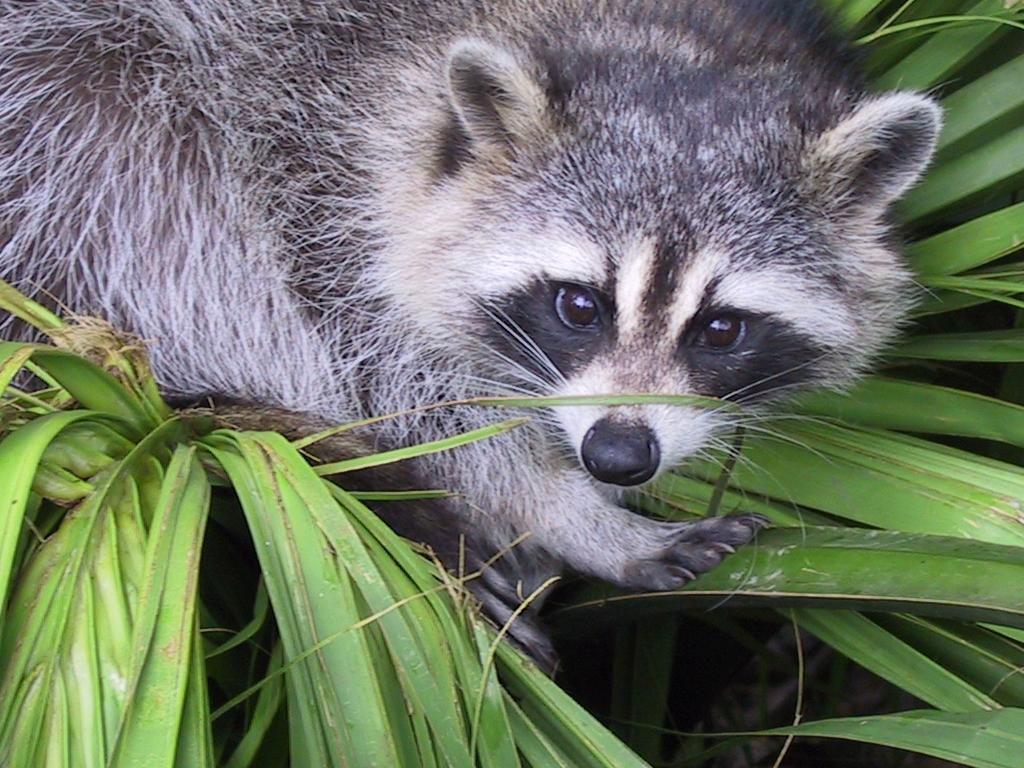
#> input picture day01/ex03/animal.jpeg, 1024 x 768 px
$ python zoom.py
#> lines starting #> are read from the running program, lines starting #| are printed output that depends on the picture; after the words box and inside, x2 and y2 are one past the last pixel; in counts of white or black regions, pixels touching at a corner belong together
from load_image import ft_load
import numpy as np
from PIL import Image, ImageDraw, ImageFont
import cv2

def ft_zoom(path: str) -> Image.Image:
#> called with path = 'animal.jpeg'
    img = Image.open(path)
#> img is the input picture: PIL image 1024x768 RGB; mean R, G, B 110.7, 117.7, 102.1
    # make it black and white
    bw_cropped_img = img.convert('L')
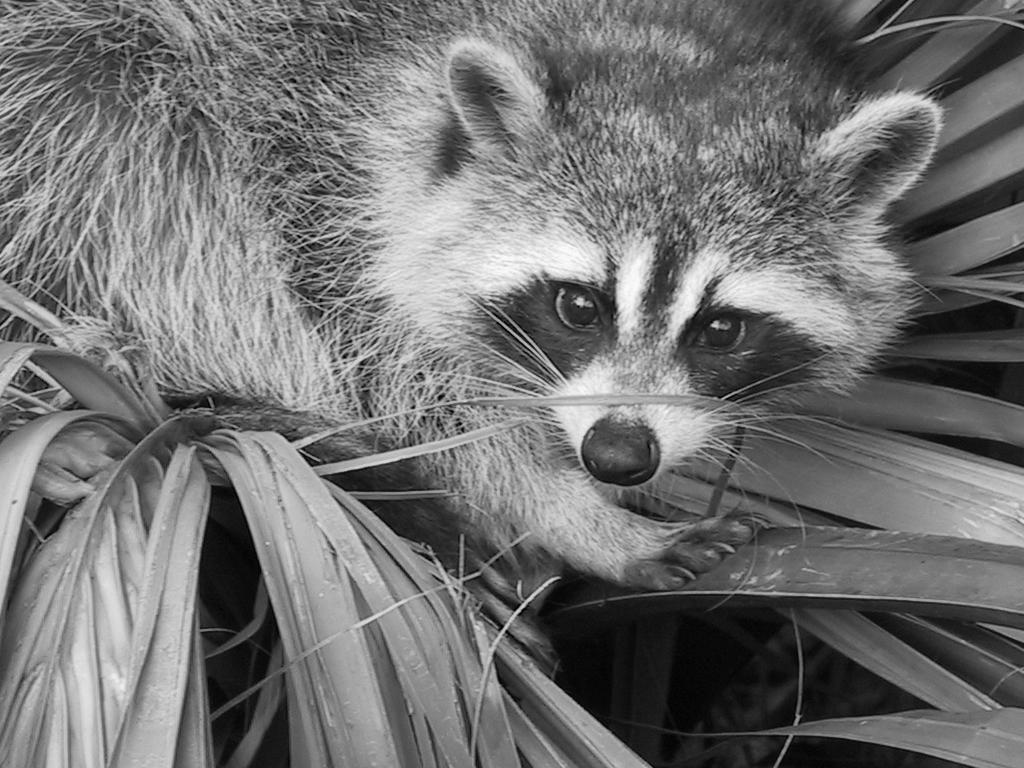
#> bw_cropped_img: PIL image 1024x768 L; min 0, max 253, mean 113.8

    width, height = img.size
#> width = 1024; height = 768
    crop_size = (400, 400)
    left = (width - crop_size[0]) / 2
#> left = 312
    top = (height - crop_size[1]) / 2
#> top = 184
    right = (width + crop_size[0]) / 2
#> right = 712
    bottom = (height + crop_size[1]) / 2
#> bottom = 584

    bw_cropped_img = bw_cropped_img.crop((left, top, right, bottom))
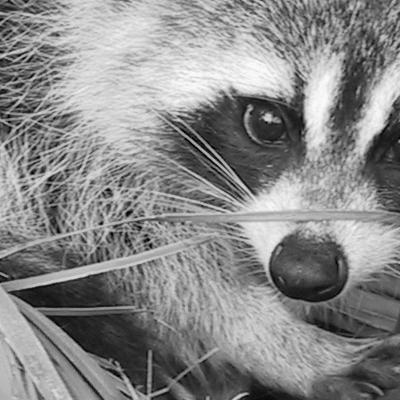
#> bw_cropped_img: PIL image 400x400 L; min 0, max 253, mean 136.9

    bw_cropped_cv = np.array(bw_cropped_img)
    contours, _ = cv2.findContours(bw_cropped_cv, cv2.RETR_EXTERNAL, cv2.CHAIN_APPROX_SIMPLE)
#> contours = [[[0, 0], [0, 399], [399, 399], [399, 0]]]
    cv2.drawContours(bw_cropped_cv, contours, -1, (0, 0, 0), 2)  # Contours color: white (255)
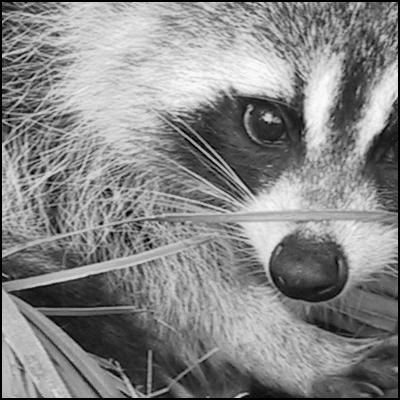
#> bw_cropped_cv: shape (400, 400); 1.99% of pixels changed, all inside (x1, y1, x2, y2) = (0, 0, 400, 400)

    # Convert OpenCV image back to PIL image for display
    contour_pil_image = Image.fromarray(bw_cropped_cv)

    tmp_array = np.array(bw_cropped_img)
    print(f"New shape after slicing: {tmp_array.shape}")
#| New shape after slicing: (400, 400)

    # add scale labels
    width, height = contour_pil_image.size
#> width = 400; height = 400

    new_width = width + 200
#> new_width = 600
    new_height = height + 200
#> new_height = 600
    extended_img = Image.new("RGB", (new_width, new_height), color="white")
#> extended_img: PIL image 600x600 RGB; every value is 255
    extended_img.paste(contour_pil_image, (100, 100))
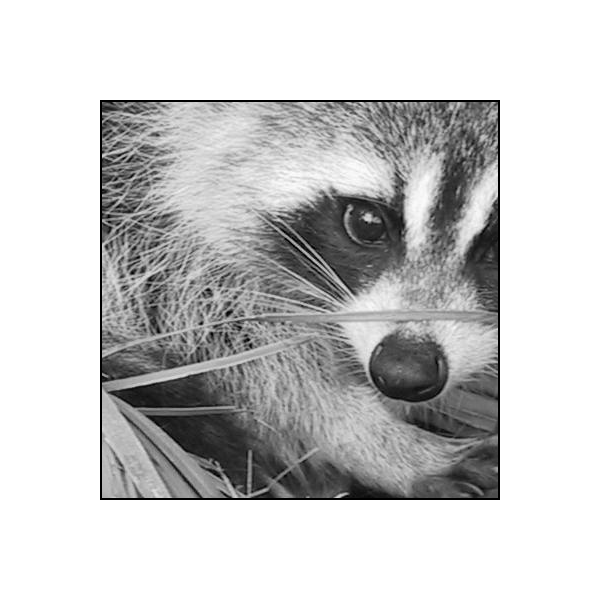
#> extended_img: PIL image 600x600 RGB; min 0, max 255, mean 201.5

    # Draw is for creating the drawing context
    draw = ImageDraw.Draw(extended_img)
    font = ImageFont.load_default()

    for x in range(100, new_width - 100, 50):
        draw.text((x, new_height - 75), str(x - 100), fill="black", font=font)

    for y in range(100, new_height - 100, 50):
        draw.text((60, y), str(y -100), fill="black", font=font)

    return extended_img

def main():
    # print(ft_load("animal.jpeg"))
    (ft_zoom("animal.jpeg")).show()
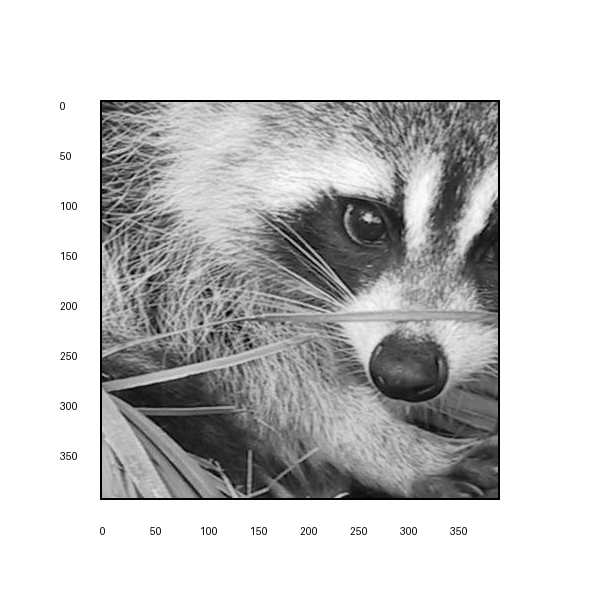
#> shown: PIL image 600x600 RGB; min 0, max 255, mean 201

if __name__ == "__main__":
    main()
